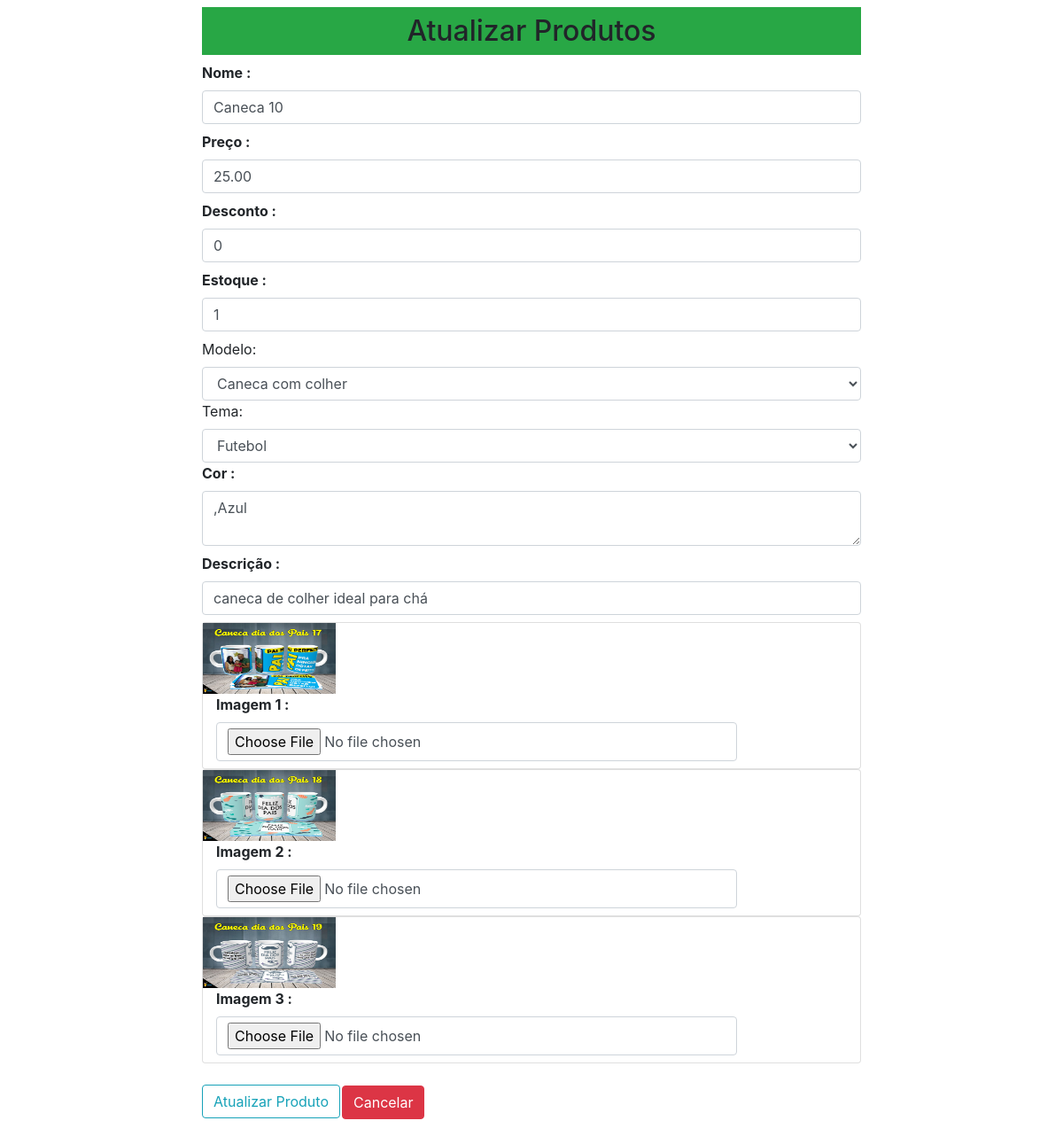
Page /atualizarproduto/8 on the committed database.
### loja/produtos/models.py (models this page shows, shortened)
class Addproduto(db.Model):
    id = db.Column(db.Integer, primary_key=True)
    nome = db.Column(db.String(80), nullable=False)
    preco = db.Column(db.Numeric(10,2), nullable=False)
    desconto = db.Column(db.Integer, default=0)
    estoque = db.Column(db.Integer, nullable=False)
    cor = db.Column(db.Text, nullable=False)
    descricao = db.Column(db.Text, nullable=False)
    pub_date = db.Column(db.DateTime, nullable=False, default=datetime.now)
    modelo_id = db.Column(db.Integer, db.ForeignKey('modelo.id'), nullable=False)
    modelo = db.relationship('Modelo', backref=db.backref('modelos', lazy=True))
    tema_id = db.Column(db.Integer, db.ForeignKey('tema.id'), nullable=False)
    tema = db.relationship('Tema', backref=db.backref('temas', lazy=True))
    imagem_1 = db.Column(db.String(150), nullable=False, default='imagem.jpg')
    imagem_2 = db.Column(db.String(150), nullable=False, default='imagem.jpg')
    imagem_3 = db.Column(db.String(150), nullable=False, default='imagem.jpg')

class Modelo(db.Model):
    id = db.Column(db.Integer,primary_key=True)
    name = db.Column(db.String(30),nullable=False,unique=True)

class Tema(db.Model):
    id = db.Column(db.Integer,primary_key=True)
    name = db.Column(db.String(30),nullable=False,unique=True)

### loja/produtos/rotas.py (the view, shortened to what this page needs)
@app.route('/atualizarproduto/<int:id>', methods=['GET','POST'])
def atualizarproduto(id):
    modelos = Modelo.query.all()
    temas = Tema.query.all()
    produto = Addproduto.query.get_or_404(id)
    modelo = request.form.get('modelo')
    tema = request.form.get('tema')
    form = Addprodutos(request.form)
    form.nome.data = produto.nome
    form.preco.data = produto.preco
    form.desconto.data = produto.desconto
    form.estoque.data = produto.estoque
    form.cor.data = produto.cor
    form.descricao.data = produto.descricao
    return render_template('/produtos/atualizarproduto.html', title='Atualizar Produtos', form=form, modelos=modelos, temas=temas, produto=produto, modelo=modelo, tema=tema)

### loja/produtos/forms.py
class Addprodutos(Form):
    nome = StringField('Nome :',[validators.DataRequired()])
    preco = FloatField('Preço :',[validators.DataRequired()])
    desconto = IntegerField('Desconto :',[validators.DataRequired()])
    estoque = IntegerField('Estoque :',[validators.DataRequired()])
    descricao = StringField('Descrição :',[validators.DataRequired()])
    cor = TextAreaField('Cor :',[validators.DataRequired()])
    imagem_1 = FileField('Imagem 1 :', validators=[FileAllowed(['jpg','png','gif','jpeg','bmp'])])
    imagem_2 = FileField('Imagem 2 :', validators=[FileAllowed(['jpg','png','gif','jpeg','bmp'])])
    imagem_3 = FileField('Imagem 3 :', validators=[FileAllowed(['jpg','png','gif','jpeg','bmp'])])

### loja/templates/produtos/atualizarproduto.html (shortened to what this page needs)
{% extends 'layouts.html' %}
{% block content %}
<div class="container">
    <div class="row">
    <div class="col-md-2"></div>
    <div class="col-md-8 p-2">
        <h2 class="text-center bg-success p-2">Atualizar Produtos</h2>
        {% from "_formhelpers.html" import render_field %}
        <form action="" method="POST" enctype="multipart/form-data">
            {{ render_field(form.nome, class="form-control", placeholder="Nome do produto")}}
            {{ render_field(form.preco, class="form-control", placeholder="Preço do produto")}}
            {{ render_field(form.desconto, class="form-control", placeholder="Desconto do produto")}}
            {{ render_field(form.estoque, class="form-control", placeholder="Quantidade do produto em estoque")}}
            <label for="modelo">Modelo:</label>
            <select name="modelo" id="modelo" class="form-control" required>
                <option value="{{produto.modelo_id}}">{{produto.modelo.name}}</option>
            </select>
            <label for="tema">Tema:</label>
            <select name="tema" id="tema" class="form-control" required>
                <option value="{{produto.tema_id}}">{{produto.tema.name}}</option>
            </select>
            {{ render_field(form.cor, class="form-control", placeholder="Cor do produto")}}
            {{ render_field(form.descricao, class="form-control", placeholder="Descrição do produto",rows="10")}}
            <div class="card">
                <img src="{{url_for('static', filename='imagens/' + produto.imagem_1)}}" width="150" height="80">
                <div class="col-md-10">{{ render_field(form.imagem_1, class="form-control")}}</div>
            </div>
            <div class="card">
                <img src="{{url_for('static', filename='imagens/' + produto.imagem_2)}}" width="150" height="80">
                <div class="col-md-10">{{ render_field(form.imagem_2, class="form-control")}}</div>
            </div>
            <div class="card">
                <img src="{{url_for('static', filename='imagens/' + produto.imagem_3)}}" width="150" height="80">
                <div class="col-md-10">{{ render_field(form.imagem_3, class="form-control")}}</div>
            </div>
            <button type="submit" class="btn btn-outline-info mt-4 mb-5">Atualizar Produto</button>
        </form>
        <a href="{{url_for('admin')}}" class="btn btn-danger"style="margin-top: -160px; margin-left: 158px;">Cancelar</a>
    </div>
    <div class="col-md-2"></div>
</div>
</div>
{% endblock content %}

### loja/templates/_formhelpers.html (shortened to what this page needs)
{% macro render_field(field) %}
  <dt>{{ field.label }}
  <dd>{{ field(**kwargs)|safe }}
  </dd>
{% endmacro %}

### rows in the picture
Addproduto: nome "Caneca 10", preco "25.00", desconto "0", estoque "1", cor ",Azul", descricao "caneca de colher ideal para chá", imagem_1 (picture), imagem_2 (picture), imagem_3 (picture)
Modelo: modelo "Caneca com colher"
Tema: tema "Futebol"

### other values in the picture
{{ field.label }} "Nome : Preço : Desconto : Estoque : Cor : Descrição : Imagem 1 : Imagem 2 : Imagem 3 :"
